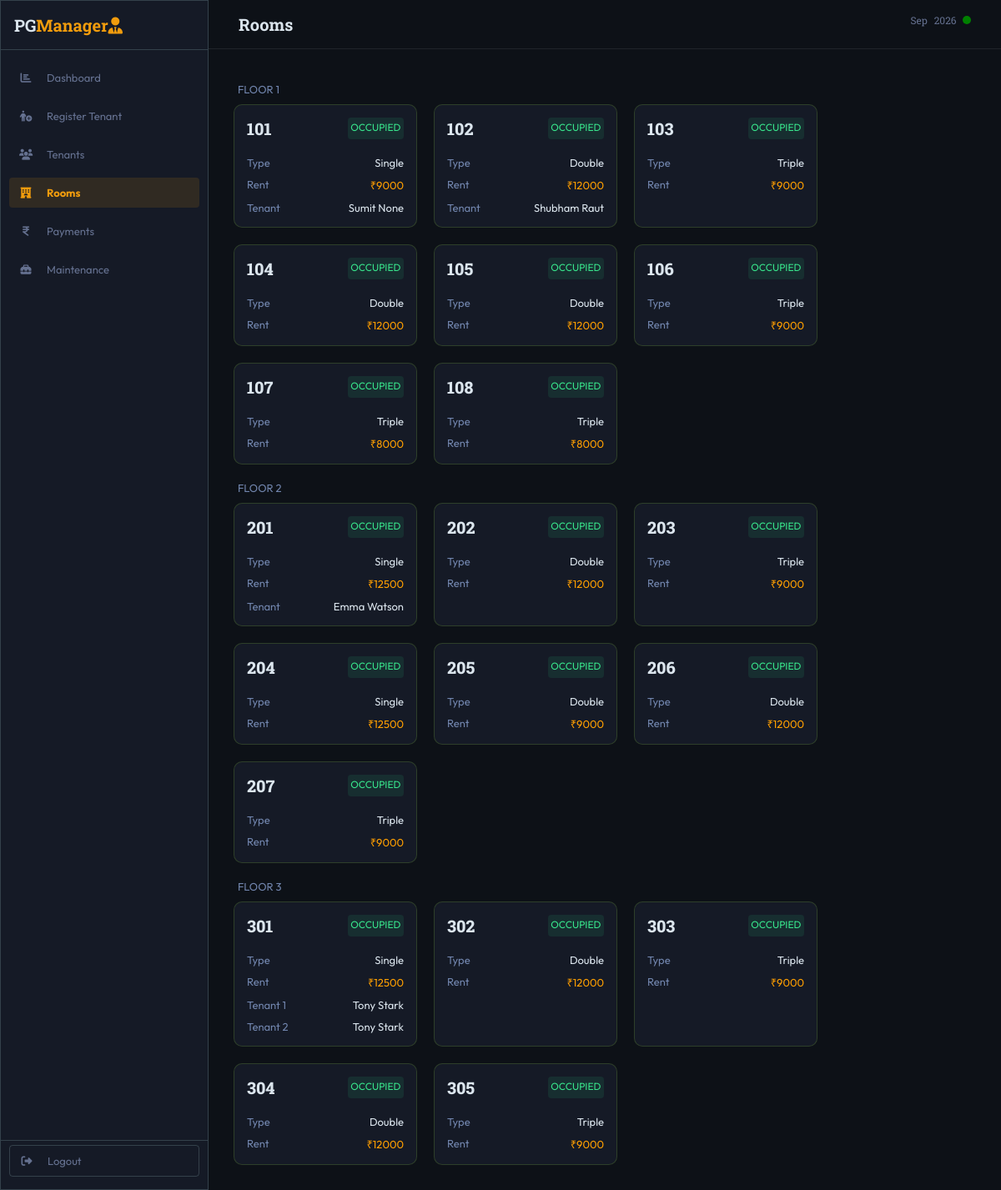
The app's page /room/, older data.
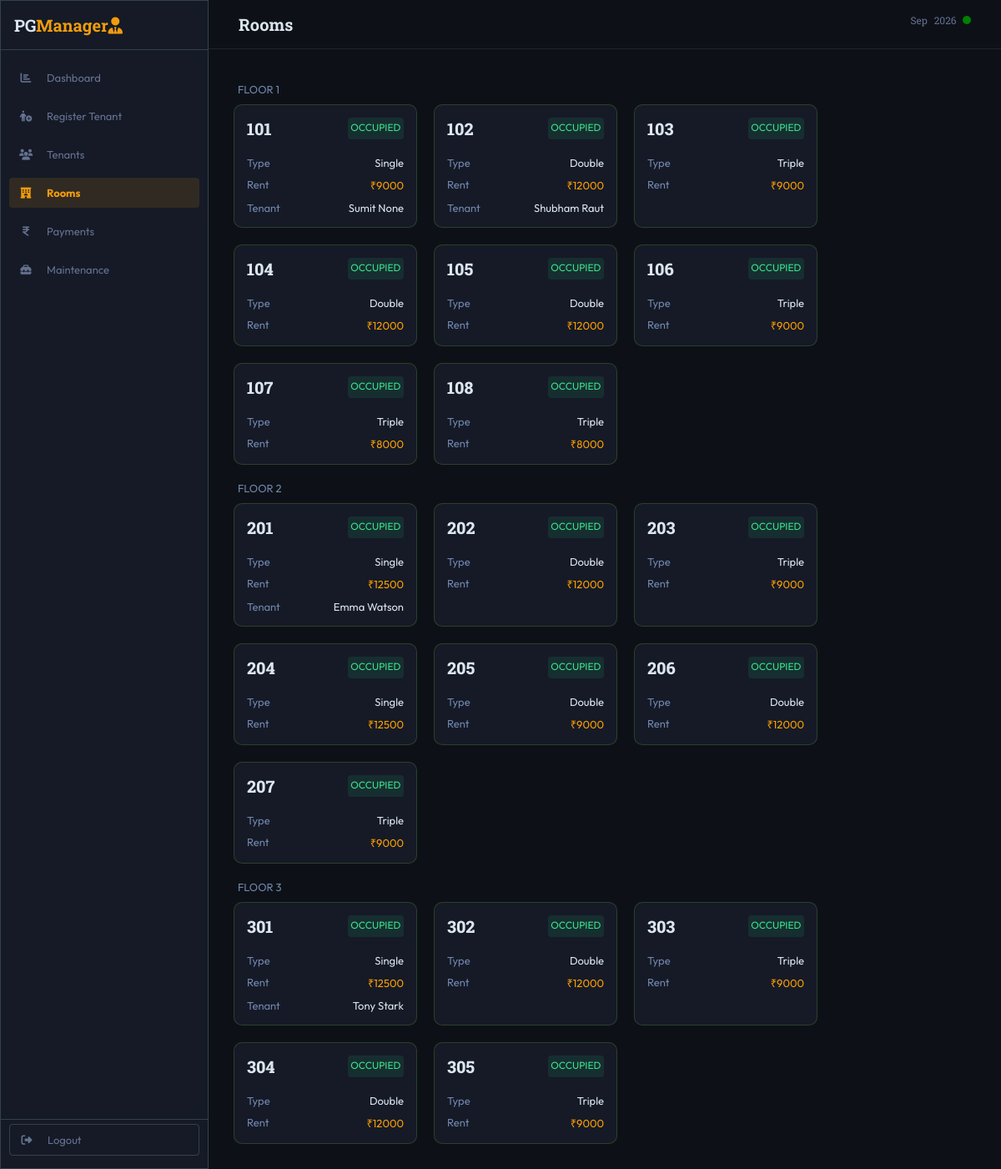
The same page, newer data.
### dashboard/models.py (models this page shows, shortened)
class Room(models.Model):
    FLOOR_CHOICES = (
        (1, "Floor 1"),
        (2, "Floor 2"),
        (3, "Floor 3"),
        (4, "Floor 4"),
        (5, "Floor 5"),
        (6, "Floor 6"),
        (7, "Floor 7"),
        (8, "Floor 8"),
    )
    SHARING_TYPE_CHOICES = (("single","Single"),("double","Double"),("triple","Triple"), ("quadruple","Quadruple"))
    ROOM_RENT_CHOICES = ((8000,"₹8000"), (9000,"₹9000"), (12000, "₹12000"), (12500,"₹12500"))
    number = models.CharField(max_length=10, null=False, blank=False, unique=True)
    sharing_type = models.CharField(max_length=10, choices=SHARING_TYPE_CHOICES)
    rent = models.PositiveIntegerField(choices=ROOM_RENT_CHOICES)
    floor = models.PositiveIntegerField( choices=FLOOR_CHOICES, null=False, blank=False)

class Tenant(models.Model):
    CHOICE_GENDER = (("","Select Gender"), ("male","Male"), ("female","Female"), ("others","Others"))
    CHOICE_RENT_STATUS = (("pending", "Pending"), ("overdue", "Overdue"), ("paid","Paid"))
    user = models.OneToOneField(User, on_delete=models.CASCADE, null=True, blank=True)
    firstname = models.CharField(max_length=100, null=False, blank=False)
    lastname = models.CharField(max_length=100, null=True, blank=True)
    phone_number = models.CharField(max_length=10, null=False, blank=False)
    email = models.EmailField(unique=True, null=True, blank=True)
    uid = models.CharField(unique=True, max_length=12, blank=False)
    gender = models.CharField(max_length=10, choices=CHOICE_GENDER)
    status = models.CharField(max_length=100, null=False, blank=False, default="active")
    emg_contact_name = models.CharField(max_length=100, null=False, blank=False)
    emg_contact = models.CharField(max_length=10, null=True, blank=True)
    address = models.ForeignKey(Address, on_delete=models.PROTECT, null=False, blank=False)
    room = models.ForeignKey(Room,on_delete=models.PROTECT, null=False, blank=False)
    move_in_date = models.DateField(null=False, blank=False)
    rent_status = models.CharField(null=False, blank=False, default="pending", choices=CHOICE_RENT_STATUS)
    security_deposit = models.DecimalField(max_digits=10, decimal_places=2)
    adv_rent = models.DecimalField(max_digits=10, decimal_places=2)
    notes = models.TextField(max_length=1000, blank=True)
    slug = models.SlugField(unique=True, default=uuid.uuid4, editable=False)

### dashboard/views.py (the view)
# urls.py: path("room/", views.room, name="room"),
def room(request):
    rooms = Room.objects.all().order_by("floor", "number")
    grouped_rooms = ((floor, list(room)) for floor, room in groupby(rooms, key = lambda room: room.floor))
    return render(request, "dashboard/room.html", {
        "grouped_rooms": grouped_rooms,
    })

### dashboard/templates/dashboard/room.html (shortened to what this page needs)
{% extends "base.html" %}
{% load static %}
{% block css_file %}
    <link rel="stylesheet" href="{% static "dashboard/room.css" %}">
{% endblock css_file %}
{% block content %}
<main>
    <header class="page-header">
        <div class="header-title header-box">
            <h2>Rooms</h2>
        </div>
        <div class="header-date header-box">
            <span>{% now "M Y" %}</span>
            <span class="status-dot"></span>
        </div>
    </header>
    <div class="room-container">
        {% for floor, rooms in grouped_rooms %}
            <div class=floor>FLOOR {{ floor }}</div>
            <div class="room">
                {% for r_info in rooms %}
                    {% include "dashboard/includes/add-rooms.html" %}
                {% endfor %}
            </div>
        {% endfor %}
    </div>
</main>
{% endblock content %}

### dashboard/templates/dashboard/includes/add-rooms.html
<div class="room-card">
    <div class="room-no-status card-details">
        <span class="room-no">{{ r_info.number }}</span>
        <span class="status">Occupied</span>
    </div>
    <div class="type card-details">
        <span class="room-type-txt">Type</span>
        <span class="rent-type">{{ r_info.sharing_type | title }}</span>
    </div>
    <div class="rent card-details">
        <span class="room-rent-txt">Rent</span>
        <span class="room-rent">₹{{ r_info.rent }}</span>
    </div>
    {% with greater_count=r_info.tenant_set.all.count %}
        {% for t_info in r_info.tenant_set.all %}
            <div class="tenant-name card-details">
                <span class="name-txt">Tenant {% if greater_count > 1 %} {{ forloop.counter }} {% endif %}</span>
                <span class="name">{{ t_info.firstname }} {{ t_info.lastname }}</span>
            </div>
        {% endfor %}
    {% endwith %}
</div>

Row changes from the older to the newer data that the page shows:
removed Tenant: firstname "Tony", lastname "Stark", shown under Room (number 16 of 20 on the later page)
